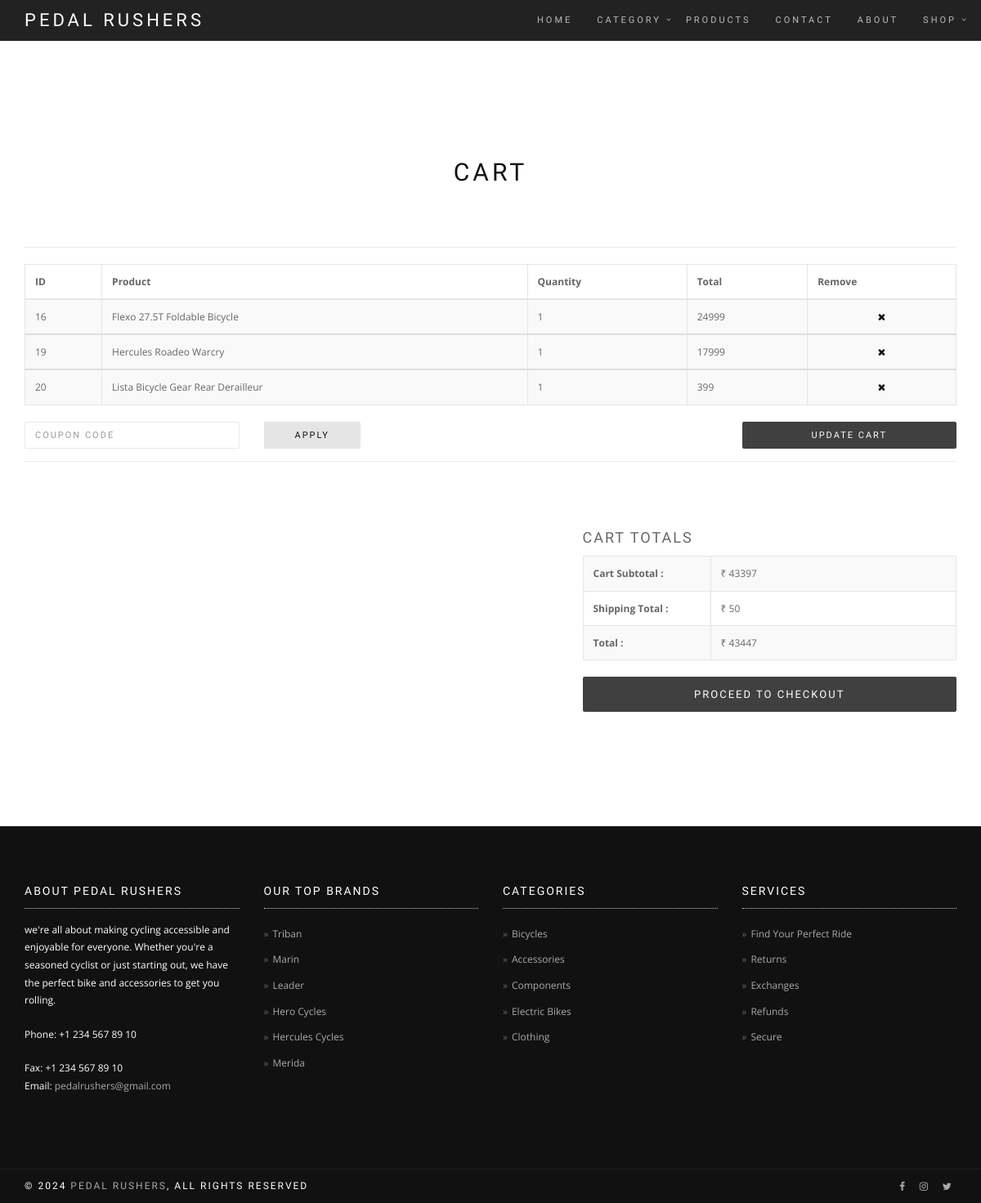
The page /Cart_page (signed in) on the database as committed earlier.
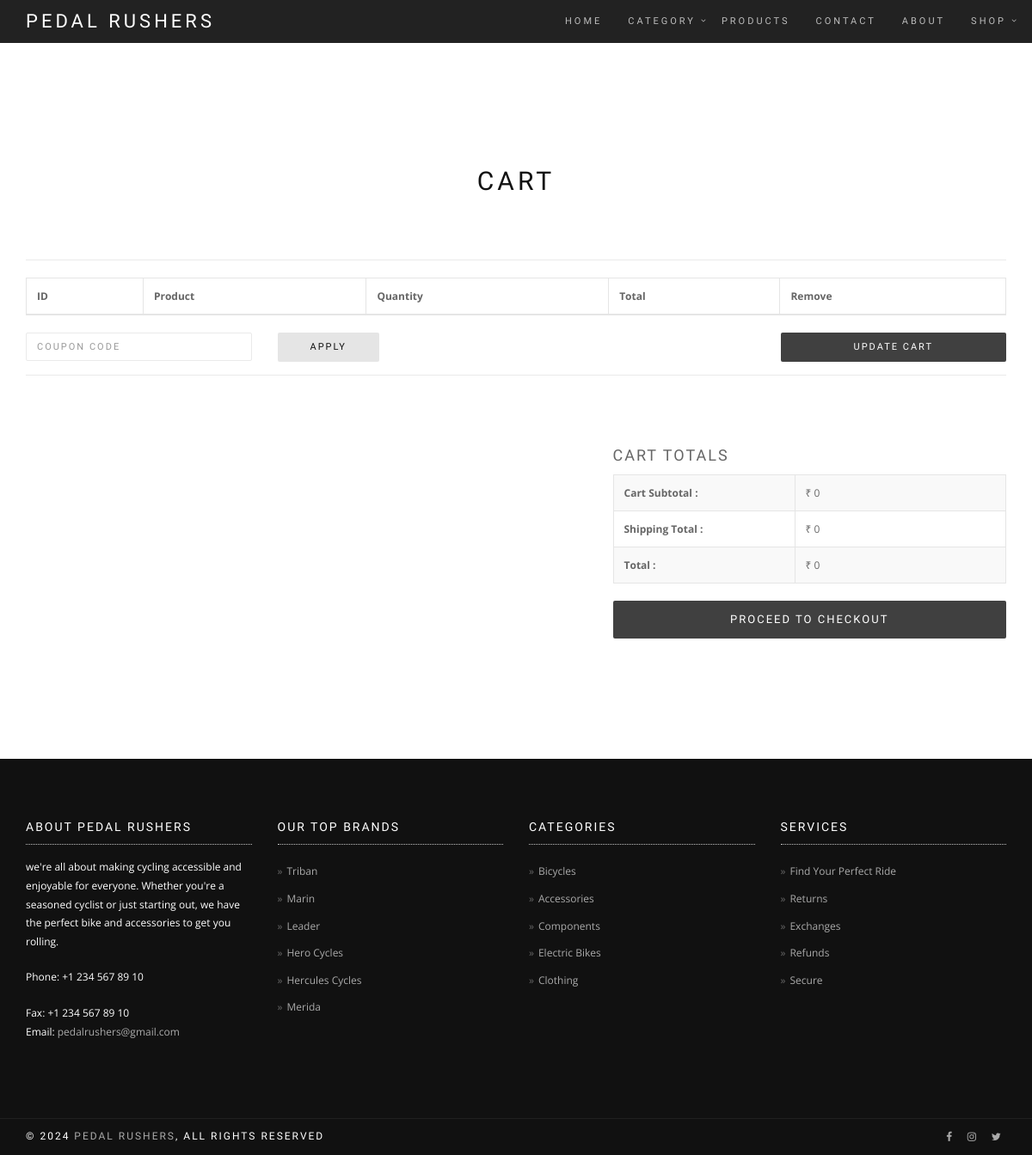
The same page on the database as committed later.
### WebApp/models.py (models this page shows)
class CartDB(models.Model):
    Username = models.CharField(max_length=100,null=True,blank=True)
    Product = models.CharField(max_length=100,null=True,blank=True)
    Quantity = models.IntegerField(null=True,blank=True)
    Total_Price = models.IntegerField(null=True,blank=True)

### Backend/models.py (models this page shows)
class PedalRushersDB(models.Model):
    Category_PD = models.CharField(max_length=100,null=True,blank=True)
    Description_PD = models.CharField(max_length=200,null=True,blank=True)
    Image_PD = models.ImageField(upload_to="PedalRushers_Images",null=True,blank=True)

### WebApp/views.py (the view)
# urls.py: path('Cart_page',views.Cart_page,name="Cart_page"),
def Cart_page(req):
    cat = PedalRushersDB.objects.all()
    try:
        data = CartDB.objects.filter(Username=req.session['Username'])
        sub_total = 0
        shipping_charge = 0
        total = 0
        for x in data:
            sub_total += x.Total_Price
            if sub_total >= 10000:
                shipping_charge = 50
            elif sub_total>= 5000:
                shipping_charge = 100
            elif sub_total >= 1000:
                shipping_charge = 130
            else:
                shipping_charge = 150
            total =sub_total+shipping_charge
        return render(req,"Cart.html",{'cat':cat,'data':data,'sub_total':sub_total,'total':total,'shipping_charge':shipping_charge})
    except KeyError:
        messages.warning(req,"Please log in to your account to access this feature")
        return redirect(Home_page)

### WebApp/templates/Cart.html (shortened to what this page needs)
<!DOCTYPE html>
{% load static %}
<html lang="en-US" dir="ltr">
   <head>
    <link href="{% static 'webstyle/assets/lib/bootstrap/dist/css/bootstrap.min.css' %}" rel="stylesheet">
    <link href="{% static 'webstyle/assets/lib/animate.css/animate.css' %}" rel="stylesheet">
    <link href="{% static 'webstyle/assets/lib/components-font-awesome/css/font-awesome.min.css' %}" rel="stylesheet">
    <link href="{% static 'webstyle/assets/lib/et-line-font/et-line-font.css' %}" rel="stylesheet">
    <link href="{% static 'webstyle/assets/lib/flexslider/flexslider.css' %}" rel="stylesheet">
    <link href="{% static 'webstyle/assets/lib/owl.carousel/dist/assets/owl.carousel.min.css' %}" rel="stylesheet">
    <link href="{% static 'webstyle/assets/lib/owl.carousel/dist/assets/owl.theme.default.min.css' %}" rel="stylesheet">
    <link href="{% static 'webstyle/assets/lib/magnific-popup/dist/magnific-popup.css' %}" rel="stylesheet">
    <link href="{% static 'webstyle/assets/lib/simple-text-rotator/simpletextrotator.css' %}" rel="stylesheet">
    <link href="{% static 'webstyle/assets/css/style.css' %}" rel="stylesheet">
    <link id="color-scheme" href="{% static 'webstyle/assets/css/colors/default.css' %}" rel="stylesheet">
  </head>
  <body data-spy="scroll" data-target=".onpage-navigation" data-offset="60">
    <main>
      <nav class="navbar navbar-custom navbar-fixed-top " role="navigation">
        <div class="container">
          <div class="navbar-header">
            <a class="navbar-brand" href="{% url 'Home' %}">Pedal Rushers</a>
          </div>
          <div class="collapse navbar-collapse" id="custom-collapse">
            <ul class="nav navbar-nav navbar-right">
              <li class="dropdown"><a  href="{% url 'Home' %}">Home</a>
              </li>
              <li class="dropdown"><a class="dropdown-toggle" href="#" data-toggle="dropdown">Category</a>
              </li>
              <li class="dropdown"><a href="{% url 'Products_Web' %}" >Products</a></li>
              <li class="dropdown"><a  href="{% url 'Contact_page' %}" >Contact</a></li>
              <li class="dropdown"><a href="{% url 'About_page' %}">About</a></li>
              <li class="dropdown"><a class="dropdown-toggle" href="#" data-toggle="dropdown">Shop</a>
              </li>
            </ul>
          </div>
        </div>
      </nav>
      <div class="main">
        <section class="module">
          <div class="container">
            <div class="row">
              <div class="col-sm-6 col-sm-offset-3">
                <h1 class="module-title font-alt">Cart</h1>
              </div>
            </div>
            <hr class="divider-w pt-20">
            <div class="row">
              <div class="col-sm-12">
                <table class="table table-striped table-border checkout-table">
                  <thead>
                    <tr>
                      <th>ID</th>
                      <th>Product</th>
                      <th>Quantity</th>
                      <th>Total</th>
                      <th>Remove</th>
                    </tr>
                  </thead>
                  {% for x in data %}
                  <tbody>
                  <tr>
                    <td>{{x.id}}</td>
                    <td>{{x.Product}}</td>
                    <td>{{x.Quantity}}</td>
                    <td>{{x.Total_Price}}</td>
                    <td class="pr-remove"><a href="{% url 'Delete_cart_item' cartid=x.id %}" title="Remove"><i class="fa fa-times"></i></a></td>
                  </tr>
                {% endfor %}
                  </tbody>
                </table>
              </div>
            </div>
            <div class="row">
              <div class="col-sm-3">
                <div class="form-group">
                  <input class="form-control" type="text" id="" name="" placeholder="Coupon code"/>
                </div>
              </div>
              <div class="col-sm-3">
                <div class="form-group">
                  <button class="btn btn-round btn-g" type="submit">Apply</button>
                </div>
              </div>
              <div class="col-sm-3 col-sm-offset-3">
                <div class="form-group">
                 <a href="{% url 'Products_Web' %}" ><button class="btn btn-block btn-round btn-d pull-right" type="submit">Update Cart</button> </a>
                </div>
              </div>
            </div>
            <hr class="divider-w">
            <div class="row mt-70">
              <div class="col-sm-5 col-sm-offset-7">
                <div class="shop-Cart-totalbox">
                  <h4 class="font-alt">Cart Totals</h4>
                  <table class="table table-striped table-border checkout-table">
                    <tbody>
                      <tr>
                        <th>Cart Subtotal :</th>
                        <td>₹ {{sub_total}}</td>
                      </tr>
                      <tr>
                        <th>Shipping Total :</th>
                        <td>₹ {{shipping_charge}}</td>
                      </tr>
                      <tr class="shop-Cart-totalprice">
                        <th>Total :</th>
                        <td>₹ {{total}}</td>
                      </tr>
                    </tbody>
                  </table>
                  <a href="{% url 'Checkout_page' %}"><button class="btn btn-lg btn-block btn-round btn-d" type="submit">Proceed to Checkout</button></a>
                </div>
              </div>
            </div>
          </div>
        </section>
      <div class="module-small bg-dark">
          <div class="container">
            <div class="row">
              <div class="col-sm-3">
                <div class="widget">
                  <h5 class="widget-title font-alt">About Pedal Rushers</h5>
                  <p>we're all about making cycling accessible and enjoyable for everyone. Whether you're a seasoned cyclist or just starting out, we have the perfect bike and accessories to get you rolling.</p>
                  <p>Phone: +1 234 567 89 10</p>Fax: +1 234 567 89 10
                  <p>Email: <a href="#">pedalrushers@gmail.com</a></p>
                </div>
              </div>
              <div class="col-sm-3">
                <div class="widget">
                  <h5 class="widget-title font-alt">Our Top Brands</h5>
                  <ul class="icon-list">
                    <li><a target="_blank" href="https://www.decathlon.in/search?query=triban">Triban</a></li>
                    <li><a target="_blank" href="https://www.marinbikes.com/in">Marin</a></li>
                    <li><a target="_blank" href="https://leaderbicycles.com/">Leader</a></li>
                    <li><a target="_blank" href="https://www.herocycles.com/">Hero Cycles</a></li>
                    <li><a target="_blank" href="https://hercules.in/">Hercules Cycles</a></li>
                    <li><a target="_blank" href="https://www.merida-bikes.com/en-au">Merida</a></li>
                  </ul>
                </div>
              </div>
              <div class="col-sm-3">
                <div class="widget">
                  <h5 class="widget-title font-alt">Categories</h5>
                    {% for c in cat %}
                  <ul class="icon-list">
                    <li><a href="{% url 'Sub_Filtered_product' sub_name=c.Category_PD %}">{{c.Category_PD}}</a></li>
                  </ul>
                  {% endfor %}
                </div>
              </div>
              <div class="col-sm-3">
                <div class="widget">
                  <h5 class="widget-title font-alt">Services</h5>
                  <ul class="icon-list">
                    <li><a href="{% url 'Home'%}#services">Find Your Perfect Ride</a></li>
                    <li><a href="{% url 'Home'%}#services">Returns</a></li>
                    <li><a href="{% url 'Home'%}#services">Exchanges</a></li>
                    <li><a href="{% url 'Home'%}#services1">Refunds</a></li>
                    <li><a href="{% url 'Home'%}#services1">Secure</a></li>
                  </ul>
                </div>
              </div>
            </div>
          </div>
        </div>
        <footer class="footer bg-dark">
          <div class="container">
            <div class="row">
              <div class="col-sm-6">
                <p class="copyright font-alt">&copy; 2024&nbsp;<a href="{% url 'Home' %}">Pedal Rushers</a>, All Rights Reserved</p>
              </div>
              <div class="col-sm-6">
                <div class="footer-social-links">
                  <a href="#"><i class="fa fa-facebook"></i></a>
                  <a href="#"><i class="fa fa-fw"></i></a>
                  <a href="#"><i class="fa fa-twitter"></i></a>
                </div>
              </div>
            </div>
          </div>
        </footer>
      </div>
    </main>
  </body>
</html>

Rows that differ between the two databases and show on the page:
removed CartDB: id "16", Product "Flexo 27.5T Foldable Bicycle", Quantity "1", Total_Price "24999"
removed CartDB: id "19", Product "Hercules Roadeo Warcry", Quantity "1", Total_Price "17999"
removed CartDB: id "20", Product "Lista Bicycle Gear Rear Derailleur", Quantity "1", Total_Price "399"
Other text that changed with them:
{{ sub_total }}: "43397" → "0"
{{ shipping_charge }}: "50" → "0"
{{ total }}: "43447" → "0"
